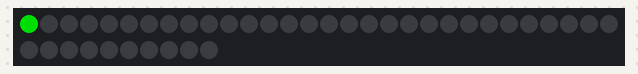
The sketch below on a simulated ATtiny85, built with avr-gcc and run on an emulated ATtiny85. Shown: 40 RGB LEDs in strip order, left to right, continuing on the next row. Dim RGB values are drawn brighter than linear.

Above: at 0.1 s.
At 8.1 s:
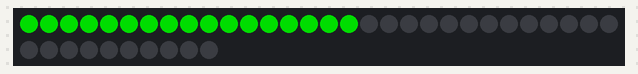
At 12.1 s:
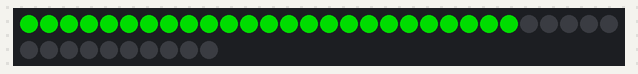
At 16.1 s:
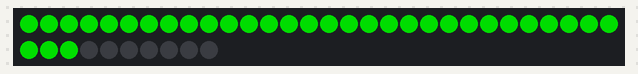
At 24.7 s:
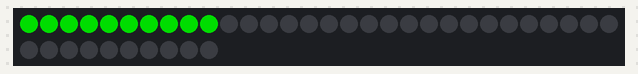
At 39.85 s:
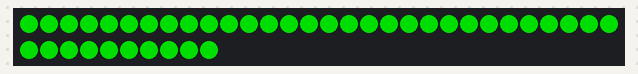

The sketch:

Test_strip_led_neoPixel.ino
```cpp
// Code file source:
// https://github.com/adafruit/Adafruit_NeoPixel

// Test pour vérifier le bonne fonctionnement des LEDs et prendre cosience des limites
// Allumage en séquence des LEDs avec la couleur choisite
// Quand le strip est complétement allumé, le strip est éteint et on récommence la séquence

#include <Adafruit_NeoPixel.h>
#ifdef __AVR__
  #include <avr/power.h>
#endif
#define PIN        2
#define NUMPIXELS 40

Adafruit_NeoPixel pixels(NUMPIXELS, PIN, NEO_GRB + NEO_KHZ800);
#define DELAYVAL 500

void setup() {
#if defined(__AVR_ATtiny85__) && (F_CPU == 16000000)
  clock_prescale_set(clock_div_1);
#endif

  pixels.begin();
}

void loop() {
  pixels.clear();

  for(int i=0; i<NUMPIXELS; i++) {

    pixels.setPixelColor(i, pixels.Color(0, 150, 0));
    pixels.show();
    delay(DELAYVAL);
  }
}
```
